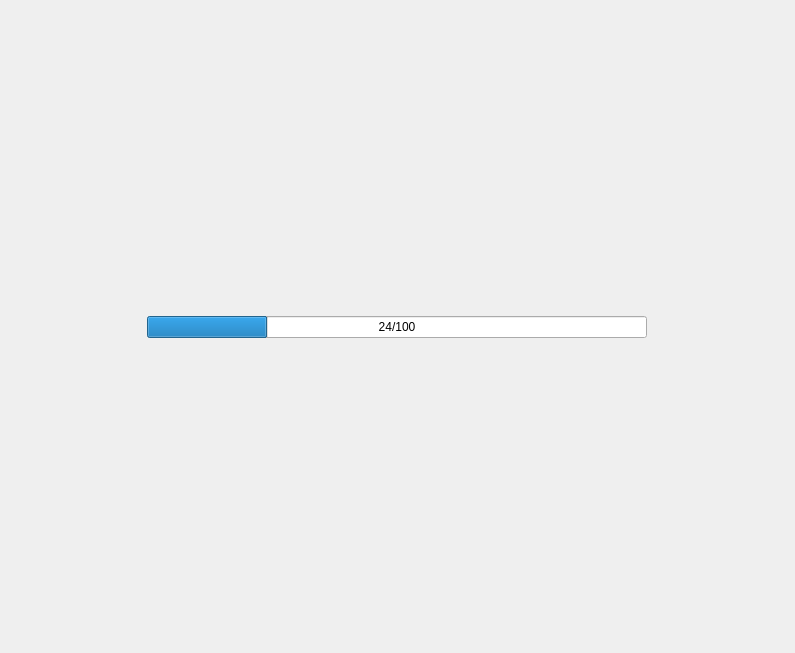
<?xml version="1.0" encoding="UTF-8"?>
<ui version="4.0">
 <class>LoadingIndicator</class>
 <widget class="QWidget" name="LoadingIndicator">
  <property name="geometry">
   <rect>
    <x>0</x>
    <y>0</y>
    <width>795</width>
    <height>653</height>
   </rect>
  </property>
  <layout class="QGridLayout" name="gridLayout">
   <item row="1" column="0">
    <widget class="QProgressBar" name="progressBar">
     <property name="maximumSize">
      <size>
       <width>500</width>
       <height>16777215</height>
      </size>
     </property>
     <property name="value">
      <number>24</number>
     </property>
     <property name="textVisible">
      <bool>true</bool>
     </property>
     <property name="format">
      <string>%v/%m</string>
     </property>
    </widget>
   </item>
   <item row="2" column="0">
    <spacer name="verticalSpacer">
     <property name="orientation">
      <enum>Qt::Orientation::Vertical</enum>
     </property>
     <property name="sizeHint" stdset="0">
      <size>
       <width>20</width>
       <height>40</height>
      </size>
     </property>
    </spacer>
   </item>
   <item row="0" column="0">
    <spacer name="verticalSpacer_2">
     <property name="orientation">
      <enum>Qt::Orientation::Vertical</enum>
     </property>
     <property name="sizeHint" stdset="0">
      <size>
       <width>20</width>
       <height>40</height>
      </size>
     </property>
    </spacer>
   </item>
  </layout>
 </widget>
 <resources/>
 <connections/>
</ui>
